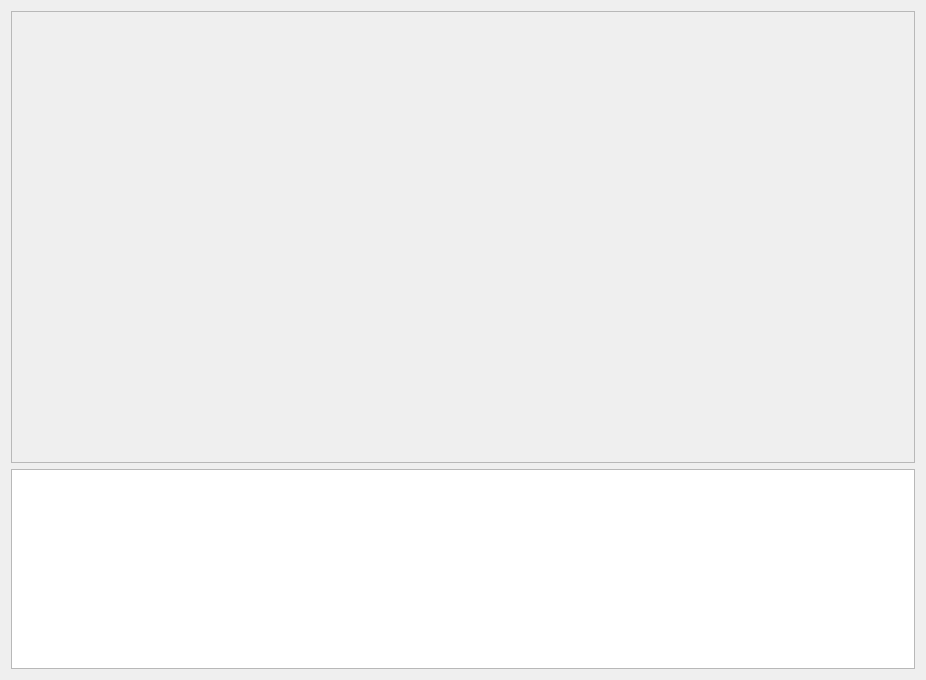
<?xml version="1.0" encoding="UTF-8"?>
<ui version="4.0">
 <class>ResultDialog</class>
 <widget class="QDialog" name="ResultDialog">
  <property name="geometry">
   <rect>
    <x>0</x>
    <y>0</y>
    <width>926</width>
    <height>680</height>
   </rect>
  </property>
  <property name="font">
   <font>
    <weight>75</weight>
    <bold>true</bold>
   </font>
  </property>
  <property name="windowTitle">
   <string>Dialog</string>
  </property>
  <layout class="QGridLayout" name="gridLayout">
   <item row="0" column="0">
    <widget class="QScrollArea" name="scrollArea">
     <property name="font">
      <font>
       <family>Ubuntu Mono</family>
       <weight>50</weight>
       <bold>false</bold>
      </font>
     </property>
     <property name="widgetResizable">
      <bool>true</bool>
     </property>
     <widget class="QWidget" name="scrollAreaWidgetContents">
      <property name="geometry">
       <rect>
        <x>0</x>
        <y>0</y>
        <width>902</width>
        <height>449</height>
       </rect>
      </property>
     </widget>
    </widget>
   </item>
   <item row="1" column="0">
    <widget class="QTreeView" name="treeView">
     <property name="maximumSize">
      <size>
       <width>16777215</width>
       <height>200</height>
      </size>
     </property>
     <property name="font">
      <font>
       <weight>50</weight>
       <bold>false</bold>
      </font>
     </property>
    </widget>
   </item>
  </layout>
 </widget>
 <resources/>
 <connections/>
</ui>
